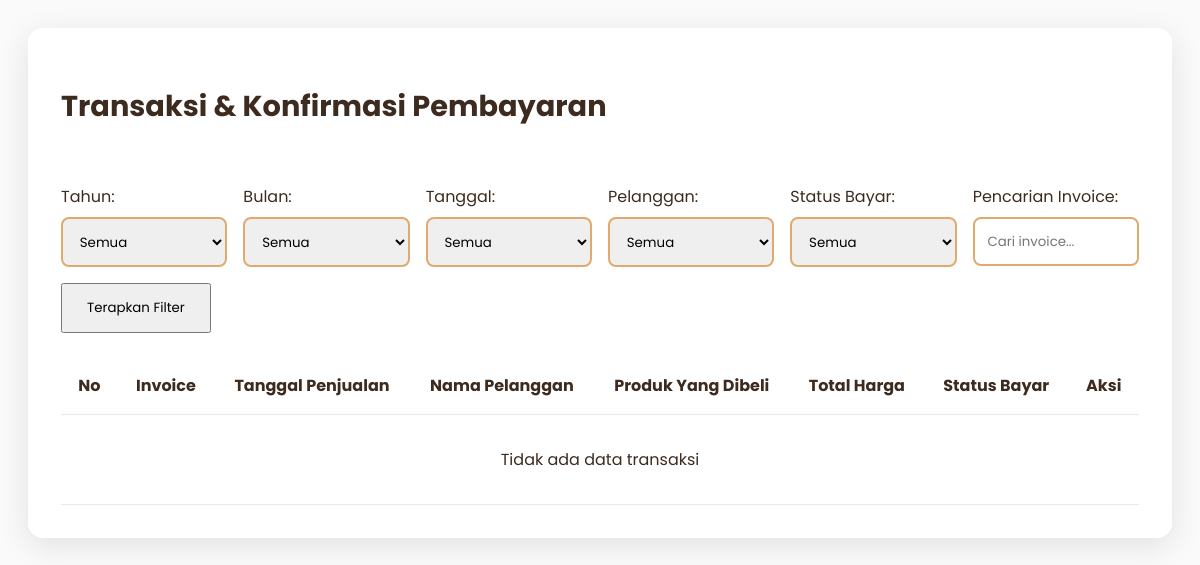
The app's page /admin/transaksi/transaksi.php, older data.
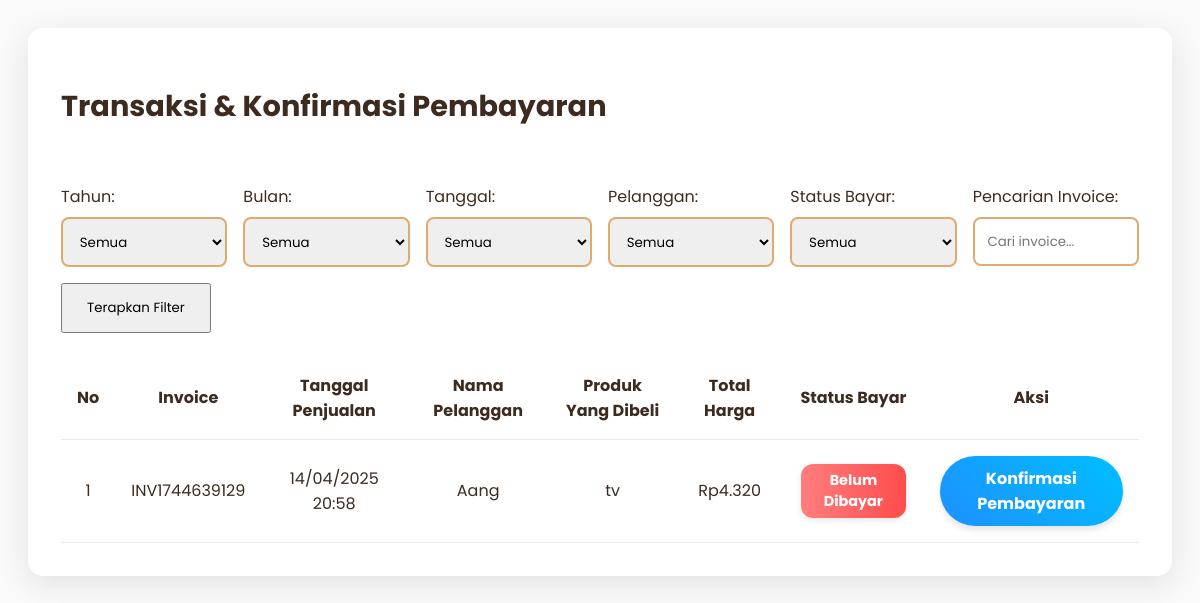
The same page, newer data.
### tables this page shows
CREATE TABLE `penjualan` (
  `PenjualanID` int(10) NOT NULL,
  `TanggalPenjualan` datetime DEFAULT NULL,
  `tgl_bayar` datetime DEFAULT NULL,
  `PelangganID` int(10) DEFAULT NULL,
  `status_bayar` enum('belum dibayar','dibayar') NOT NULL DEFAULT 'belum dibayar',
  `invoice` varchar(50) NOT NULL,
  `diskon` decimal(5,2) DEFAULT NULL,
  `pajak` decimal(5,2) DEFAULT NULL,
  `updated_at` datetime DEFAULT current_timestamp() ON UPDATE current_timestamp()
);

CREATE TABLE `pelanggan` (
  `PelangganID` int(10) NOT NULL,
  `NamaPelanggan` varchar(255) DEFAULT NULL,
  `Alamat` text DEFAULT NULL,
  `NomorTelepon` varchar(20) DEFAULT NULL,
  `jk` enum('Laki_Laki','Perempuan') NOT NULL
);

### admin/transaksi/transaksi.php (the view, shortened to what the changed rows need)
<?php
$koneksi = new mysqli("localhost", "root", "", "kasir_reddra");
$where_conditions = [];
$params = [];
$param_types = "";
$where_clause = (count($where_conditions) > 0) ? "WHERE " . implode(" AND ", $where_conditions) : "";
$results_per_page = 5;
$page = isset($_GET['page']) ? intval($_GET['page']) : 1;
$page = ($page < 1) ? 1 : $page;
$start_from = ($page - 1) * $results_per_page;
$query = "SELECT
            p.PenjualanID,
            p.invoice,
            p.TanggalPenjualan,
            pel.NamaPelanggan,
            p.status_bayar,
            IFNULL(MAX(dp.total_harga), 0) AS Total_Harga,
            GROUP_CONCAT(prod.NamaProduk SEPARATOR ', ') AS Produk_Dibeli
          FROM penjualan p
          LEFT JOIN pelanggan pel ON p.PelangganID = pel.PelangganID
          LEFT JOIN detailpenjualan dp ON p.PenjualanID = dp.PenjualanID
          LEFT JOIN produk prod ON dp.ProdukID = prod.ProdukID
          $where_clause
          GROUP BY p.PenjualanID
          ORDER BY p.PenjualanID DESC
          LIMIT ?, ?";
$params_for_query = $params;
$params_for_query[] = $start_from;
$params_for_query[] = $results_per_page;
$param_types_for_query = $param_types . "ii";
$stmt = $koneksi->prepare($query);
if ($stmt) {
    if ($params_for_query) {
        $stmt->bind_param($param_types_for_query, ...$params_for_query);
    }
    $stmt->execute();
    $result = $stmt->get_result();
} else {
    die("Query error: " . $koneksi->error);
}
$count_query = "SELECT COUNT(*) AS total FROM (
                    SELECT p.PenjualanID
                    FROM penjualan p
                    LEFT JOIN pelanggan pel ON p.PelangganID = pel.PelangganID
                    $where_clause
                    GROUP BY p.PenjualanID
                ) AS subquery";
$count_stmt = $koneksi->prepare($count_query);
if ($count_stmt) {
    $count_stmt->execute();
    $count_result = $count_stmt->get_result();
} else {
    $total_pages = 1;
}
?>
<!DOCTYPE html>
<html lang="id">
<head>
    <link rel="stylesheet" href="https://cdnjs.cloudflare.com/ajax/libs/font-awesome/6.4.0/css/all.min.css">
    <link rel="stylesheet" href="https://cdn.jsdelivr.net/npm/sweetalert2@11/dist/sweetalert2.min.css">
</head>
<body>
    <div class="glass-panel">
        <div class="header">
            <h2 class="page-title">Transaksi & Konfirmasi Pembayaran</h2>
        </div>
        <table class="data-table">
            <thead>
                <tr>
                    <th>No</th>
                    <th>Invoice</th>
                    <th>Tanggal Penjualan</th>
                    <th>Nama Pelanggan</th>
                    <th>Produk Yang Dibeli</th>
                    <th>Total Harga</th>
                    <th>Status Bayar</th>
                    <th>Aksi</th>
                </tr>
            </thead>
            <tbody id="tableBody">
                <?php if ($result && $result->num_rows > 0): ?>
                <?php $no = 1 + (($page - 1) * $results_per_page); ?>
                <?php while ($row = $result->fetch_assoc()): ?>
                <tr>
                    <td><?= $no++ ?></td>
                    <td><?= htmlspecialchars($row['invoice']) ?></td>
                    <td><?= date('d/m/Y H:i', strtotime($row['TanggalPenjualan'])) ?></td>
                    <td><?= htmlspecialchars($row['NamaPelanggan'] ?? 'Umum') ?></td>
                    <td><?= htmlspecialchars($row['Produk_Dibeli']) ?></td>
                    <td>Rp<?= number_format($row['Total_Harga'], 0, ',', '.') ?></td>
                    <td>
                        <?php if ($row['status_bayar'] == 'belum dibayar'): ?>
                        <span class="badge status-belum"><?= htmlspecialchars($row['status_bayar']) ?></span>
                        <?php else: ?>
                        <span class="badge status-dibayar"><?= htmlspecialchars($row['status_bayar']) ?></span>
                        <?php endif; ?>
                    </td>
                    <td>
                        <a href="konfirmasi.php?id=<?= $row['PenjualanID'] ?>" class="btn-konfirmasi">Konfirmasi
                            Pembayaran</a>
                    </td>
                </tr>
                <?php endwhile; ?>
                <?php else: ?>
                <tr>
                    <td colspan="8" style="text-align:center; padding:2rem;">Tidak ada data transaksi</td>
                </tr>
                <?php endif; ?>
            </tbody>
        </table>
    </div>
</body>
</html>

Row changes from the older to the newer data that the page shows:
added penjualan: invoice "INV1744639129", TanggalPenjualan "14/04/2025 20:58", PelangganID.NamaPelanggan "Aang", Produk_Dibeli "tv", Total_Harga "4.320", status_bayar "Belum Dibayar"
Text that changed along with them:
text no longer shown: "Tidak ada data transaksi"
